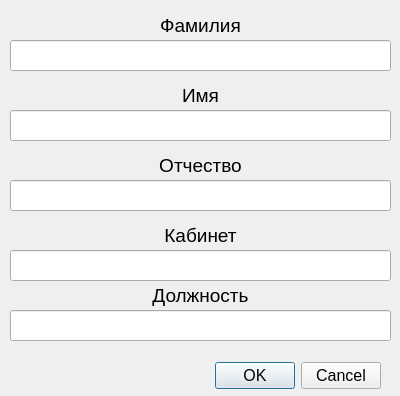
<?xml version="1.0" encoding="UTF-8"?>
<ui version="4.0">
 <class>Add_Dialog</class>
 <widget class="QDialog" name="Add_Dialog">
  <property name="geometry">
   <rect>
    <x>0</x>
    <y>0</y>
    <width>400</width>
    <height>396</height>
   </rect>
  </property>
  <property name="font">
   <font>
    <pointsize>12</pointsize>
   </font>
  </property>
  <property name="windowTitle">
   <string/>
  </property>
  <widget class="QDialogButtonBox" name="buttonBox">
   <property name="geometry">
    <rect>
     <x>20</x>
     <y>360</y>
     <width>361</width>
     <height>32</height>
    </rect>
   </property>
   <property name="orientation">
    <enum>Qt::Horizontal</enum>
   </property>
   <property name="standardButtons">
    <set>QDialogButtonBox::Cancel|QDialogButtonBox::Ok</set>
   </property>
  </widget>
  <widget class="QLabel" name="label_1">
   <property name="geometry">
    <rect>
     <x>10</x>
     <y>10</y>
     <width>381</width>
     <height>31</height>
    </rect>
   </property>
   <property name="font">
    <font>
     <pointsize>14</pointsize>
    </font>
   </property>
   <property name="text">
    <string>Фамилия</string>
   </property>
   <property name="alignment">
    <set>Qt::AlignCenter</set>
   </property>
  </widget>
  <widget class="QLineEdit" name="last_name">
   <property name="enabled">
    <bool>true</bool>
   </property>
   <property name="geometry">
    <rect>
     <x>10</x>
     <y>40</y>
     <width>381</width>
     <height>31</height>
    </rect>
   </property>
   <property name="palette">
    <palette>
     <active>
      <colorrole role="Text">
       <brush brushstyle="SolidPattern">
        <color alpha="255">
         <red>0</red>
         <green>85</green>
         <blue>0</blue>
        </color>
       </brush>
      </colorrole>
      <colorrole role="PlaceholderText">
       <brush brushstyle="SolidPattern">
        <color alpha="128">
         <red>0</red>
         <green>85</green>
         <blue>0</blue>
        </color>
       </brush>
      </colorrole>
     </active>
     <inactive>
      <colorrole role="Text">
       <brush brushstyle="SolidPattern">
        <color alpha="255">
         <red>0</red>
         <green>85</green>
         <blue>0</blue>
        </color>
       </brush>
      </colorrole>
      <colorrole role="PlaceholderText">
       <brush brushstyle="SolidPattern">
        <color alpha="128">
         <red>0</red>
         <green>85</green>
         <blue>0</blue>
        </color>
       </brush>
      </colorrole>
     </inactive>
     <disabled>
      <colorrole role="Text">
       <brush brushstyle="SolidPattern">
        <color alpha="255">
         <red>120</red>
         <green>120</green>
         <blue>120</blue>
        </color>
       </brush>
      </colorrole>
      <colorrole role="PlaceholderText">
       <brush brushstyle="SolidPattern">
        <color alpha="128">
         <red>0</red>
         <green>0</green>
         <blue>0</blue>
        </color>
       </brush>
      </colorrole>
     </disabled>
    </palette>
   </property>
  </widget>
  <widget class="QLineEdit" name="first_name">
   <property name="geometry">
    <rect>
     <x>10</x>
     <y>110</y>
     <width>381</width>
     <height>31</height>
    </rect>
   </property>
   <property name="palette">
    <palette>
     <active>
      <colorrole role="Text">
       <brush brushstyle="SolidPattern">
        <color alpha="255">
         <red>0</red>
         <green>85</green>
         <blue>0</blue>
        </color>
       </brush>
      </colorrole>
      <colorrole role="PlaceholderText">
       <brush brushstyle="SolidPattern">
        <color alpha="128">
         <red>0</red>
         <green>85</green>
         <blue>0</blue>
        </color>
       </brush>
      </colorrole>
     </active>
     <inactive>
      <colorrole role="Text">
       <brush brushstyle="SolidPattern">
        <color alpha="255">
         <red>0</red>
         <green>85</green>
         <blue>0</blue>
        </color>
       </brush>
      </colorrole>
      <colorrole role="PlaceholderText">
       <brush brushstyle="SolidPattern">
        <color alpha="128">
         <red>0</red>
         <green>85</green>
         <blue>0</blue>
        </color>
       </brush>
      </colorrole>
     </inactive>
     <disabled>
      <colorrole role="Text">
       <brush brushstyle="SolidPattern">
        <color alpha="255">
         <red>120</red>
         <green>120</green>
         <blue>120</blue>
        </color>
       </brush>
      </colorrole>
      <colorrole role="PlaceholderText">
       <brush brushstyle="SolidPattern">
        <color alpha="128">
         <red>0</red>
         <green>0</green>
         <blue>0</blue>
        </color>
       </brush>
      </colorrole>
     </disabled>
    </palette>
   </property>
  </widget>
  <widget class="QLabel" name="label_2">
   <property name="geometry">
    <rect>
     <x>10</x>
     <y>80</y>
     <width>381</width>
     <height>31</height>
    </rect>
   </property>
   <property name="font">
    <font>
     <pointsize>14</pointsize>
    </font>
   </property>
   <property name="text">
    <string>Имя</string>
   </property>
   <property name="alignment">
    <set>Qt::AlignCenter</set>
   </property>
  </widget>
  <widget class="QLabel" name="label_3">
   <property name="geometry">
    <rect>
     <x>10</x>
     <y>150</y>
     <width>381</width>
     <height>31</height>
    </rect>
   </property>
   <property name="font">
    <font>
     <pointsize>14</pointsize>
    </font>
   </property>
   <property name="text">
    <string>Отчество</string>
   </property>
   <property name="alignment">
    <set>Qt::AlignCenter</set>
   </property>
  </widget>
  <widget class="QLineEdit" name="patronymic">
   <property name="geometry">
    <rect>
     <x>10</x>
     <y>180</y>
     <width>381</width>
     <height>31</height>
    </rect>
   </property>
   <property name="palette">
    <palette>
     <active>
      <colorrole role="Text">
       <brush brushstyle="SolidPattern">
        <color alpha="255">
         <red>0</red>
         <green>85</green>
         <blue>0</blue>
        </color>
       </brush>
      </colorrole>
      <colorrole role="PlaceholderText">
       <brush brushstyle="SolidPattern">
        <color alpha="128">
         <red>0</red>
         <green>85</green>
         <blue>0</blue>
        </color>
       </brush>
      </colorrole>
     </active>
     <inactive>
      <colorrole role="Text">
       <brush brushstyle="SolidPattern">
        <color alpha="255">
         <red>0</red>
         <green>85</green>
         <blue>0</blue>
        </color>
       </brush>
      </colorrole>
      <colorrole role="PlaceholderText">
       <brush brushstyle="SolidPattern">
        <color alpha="128">
         <red>0</red>
         <green>85</green>
         <blue>0</blue>
        </color>
       </brush>
      </colorrole>
     </inactive>
     <disabled>
      <colorrole role="Text">
       <brush brushstyle="SolidPattern">
        <color alpha="255">
         <red>120</red>
         <green>120</green>
         <blue>120</blue>
        </color>
       </brush>
      </colorrole>
      <colorrole role="PlaceholderText">
       <brush brushstyle="SolidPattern">
        <color alpha="128">
         <red>0</red>
         <green>0</green>
         <blue>0</blue>
        </color>
       </brush>
      </colorrole>
     </disabled>
    </palette>
   </property>
  </widget>
  <widget class="QLabel" name="label_4">
   <property name="geometry">
    <rect>
     <x>10</x>
     <y>280</y>
     <width>381</width>
     <height>31</height>
    </rect>
   </property>
   <property name="font">
    <font>
     <pointsize>14</pointsize>
    </font>
   </property>
   <property name="text">
    <string>Должность</string>
   </property>
   <property name="alignment">
    <set>Qt::AlignCenter</set>
   </property>
  </widget>
  <widget class="QLineEdit" name="title">
   <property name="geometry">
    <rect>
     <x>10</x>
     <y>310</y>
     <width>381</width>
     <height>31</height>
    </rect>
   </property>
   <property name="palette">
    <palette>
     <active>
      <colorrole role="Text">
       <brush brushstyle="SolidPattern">
        <color alpha="255">
         <red>0</red>
         <green>85</green>
         <blue>0</blue>
        </color>
       </brush>
      </colorrole>
      <colorrole role="PlaceholderText">
       <brush brushstyle="SolidPattern">
        <color alpha="128">
         <red>0</red>
         <green>85</green>
         <blue>0</blue>
        </color>
       </brush>
      </colorrole>
     </active>
     <inactive>
      <colorrole role="Text">
       <brush brushstyle="SolidPattern">
        <color alpha="255">
         <red>0</red>
         <green>85</green>
         <blue>0</blue>
        </color>
       </brush>
      </colorrole>
      <colorrole role="PlaceholderText">
       <brush brushstyle="SolidPattern">
        <color alpha="128">
         <red>0</red>
         <green>85</green>
         <blue>0</blue>
        </color>
       </brush>
      </colorrole>
     </inactive>
     <disabled>
      <colorrole role="Text">
       <brush brushstyle="SolidPattern">
        <color alpha="255">
         <red>120</red>
         <green>120</green>
         <blue>120</blue>
        </color>
       </brush>
      </colorrole>
      <colorrole role="PlaceholderText">
       <brush brushstyle="SolidPattern">
        <color alpha="128">
         <red>0</red>
         <green>0</green>
         <blue>0</blue>
        </color>
       </brush>
      </colorrole>
     </disabled>
    </palette>
   </property>
  </widget>
  <widget class="QLabel" name="label_5">
   <property name="geometry">
    <rect>
     <x>10</x>
     <y>220</y>
     <width>381</width>
     <height>31</height>
    </rect>
   </property>
   <property name="font">
    <font>
     <pointsize>14</pointsize>
    </font>
   </property>
   <property name="text">
    <string>Кабинет</string>
   </property>
   <property name="alignment">
    <set>Qt::AlignCenter</set>
   </property>
  </widget>
  <widget class="QLineEdit" name="cabinet">
   <property name="geometry">
    <rect>
     <x>10</x>
     <y>250</y>
     <width>381</width>
     <height>31</height>
    </rect>
   </property>
   <property name="palette">
    <palette>
     <active>
      <colorrole role="Text">
       <brush brushstyle="SolidPattern">
        <color alpha="255">
         <red>0</red>
         <green>85</green>
         <blue>0</blue>
        </color>
       </brush>
      </colorrole>
      <colorrole role="PlaceholderText">
       <brush brushstyle="SolidPattern">
        <color alpha="128">
         <red>0</red>
         <green>85</green>
         <blue>0</blue>
        </color>
       </brush>
      </colorrole>
     </active>
     <inactive>
      <colorrole role="Text">
       <brush brushstyle="SolidPattern">
        <color alpha="255">
         <red>0</red>
         <green>85</green>
         <blue>0</blue>
        </color>
       </brush>
      </colorrole>
      <colorrole role="PlaceholderText">
       <brush brushstyle="SolidPattern">
        <color alpha="128">
         <red>0</red>
         <green>85</green>
         <blue>0</blue>
        </color>
       </brush>
      </colorrole>
     </inactive>
     <disabled>
      <colorrole role="Text">
       <brush brushstyle="SolidPattern">
        <color alpha="255">
         <red>120</red>
         <green>120</green>
         <blue>120</blue>
        </color>
       </brush>
      </colorrole>
      <colorrole role="PlaceholderText">
       <brush brushstyle="SolidPattern">
        <color alpha="128">
         <red>0</red>
         <green>0</green>
         <blue>0</blue>
        </color>
       </brush>
      </colorrole>
     </disabled>
    </palette>
   </property>
  </widget>
 </widget>
 <tabstops>
  <tabstop>last_name</tabstop>
 </tabstops>
 <resources/>
 <connections>
  <connection>
   <sender>buttonBox</sender>
   <signal>accepted()</signal>
   <receiver>Add_Dialog</receiver>
   <slot>accept()</slot>
   <hints>
    <hint type="sourcelabel">
     <x>248</x>
     <y>254</y>
    </hint>
    <hint type="destinationlabel">
     <x>157</x>
     <y>274</y>
    </hint>
   </hints>
  </connection>
  <connection>
   <sender>buttonBox</sender>
   <signal>rejected()</signal>
   <receiver>Add_Dialog</receiver>
   <slot>reject()</slot>
   <hints>
    <hint type="sourcelabel">
     <x>316</x>
     <y>260</y>
    </hint>
    <hint type="destinationlabel">
     <x>286</x>
     <y>274</y>
    </hint>
   </hints>
  </connection>
 </connections>
</ui>
